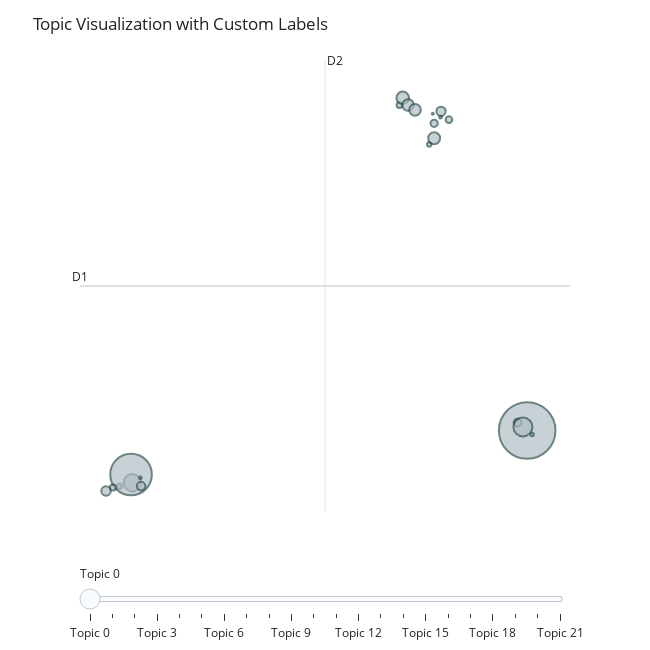

This figure's notebook cell:
### Code cell
topic_vis = topic_model.visualize_topics(
    topics=zeroshot_topic_ids,  # Replace with your topic IDs of interest
    custom_labels=True
)

# Show the visualization
topic_vis.update_layout(
    title="Topic Visualization with Custom Labels",
    title_x=0.5,  # Center the title
    showlegend=True
)

topic_vis.show()

### Figure 1 — Plotly figure (JSON) as saved in the notebook; plotly's stock layout.template omitted (floating-point values rounded to 4 significant figures)
{"data": [{"customdata": [[0, "Nuclear Weapons", 4270], [1, "Biological Weapons", 80], [2, "Chemical Weapons", 480], [3, "Artificial Intelligence", 25], [4, "Quantum Technology", 10], [5, "Supply Chains", 41], [6, "Data Security", 34], [7, "Biological Engineering", 5], [8, "General Emerging Technologies", 115], [9, "Atomic Energy", 15], [10, "Energy Security", 402], [11, "Climate Change and Renewable Energy", 2308], [12, "Electric Cars", 10], [13, "Financial Technology", 210], [14, "Health Technology", 70], [15, "Technology in Education", 190], [16, "Digital Divide", 58], [17, "Technology Capacity Building", 179], [18, "Technology Transfer", 181], [19, "Cyberattacks and Offensive Cyber", 119], [20, "Election Interference", 97], [21, "Cyber Espionage", 48]], "hovertemplate": "<b>Topic %{customdata[0]}</b><br>%{customdata[1]}<br>Size: %{customdata[2]}", "legendgroup": "", "marker": {"color": "#B0BEC5", "line": {"color": "DarkSlateGrey", "width": 2}, "size": [4270, 80, 480, 25, 10, 41, 34, 5, 115, 15, 402, 2308, 10, 210, 70, 190, 58, 179, 181, 119, 97, 48], "sizemode": "area", "sizeref": 2.669, "symbol": "circle"}, "mode": "markers", "name": "", "orientation": "v", "showlegend": false, "type": "scatter", "x": [12.14, 11.67, 11.93, 7.337, 7.895, 5.876, -7.862, 7.513, 7.917, 12.39, -7.227, -7.291, -6.836, 6.038, 7.58, 7.579, 8.304, 6.302, 6.64, -8.518, -6.801, -8.18], "xaxis": "x", "y": [-4.812, -4.34, -4.601, 12.39, 14.03, 14.75, -8.173, 14.23, 14.38, -5.054, -7.957, -7.463, -7.661, 15.19, 13.66, 12.76, 13.88, 14.76, 14.47, -8.45, -8.161, -8.247], "yaxis": "y"}], "layout": {"annotations": [{"showarrow": false, "text": "D1", "x": -9.796, "y": 3.875, "yshift": 10}, {"showarrow": false, "text": "D2", "x": 2.224, "xshift": 10, "y": 17.47}], "height": 650, "hoverlabel": {"bgcolor": "white", "font": {"family": "Rockwell", "size": 16}}, "legend": {"itemsizing": "constant", "tracegroupgap": 0}, "margin": {"t": 60}, "shapes": [{"line": {"color": "#CFD8DC", "width": 2}, "type": "line", "x0": 2.224, "x1": 2.224, "y0": -9.717, "y1": 17.47}, {"line": {"color": "#9E9E9E", "width": 2}, "type": "line", "x0": -9.796, "x1": 14.24, "y0": 3.875, "y1": 3.875}], "showlegend": true, "sliders": [{"active": 0, "pad": {"t": 50}, "steps": [{"args": [{"marker.color": [["red", "#B0BEC5", "#B0BEC5", "#B0BEC5", "#B0BEC5", "#B0BEC5", "#B0BEC5", "#B0BEC5", "#B0BEC5", "#B0BEC5", "#B0BEC5", "#B0BEC5", "#B0BEC5", "#B0BEC5", "#B0BEC5", "#B0BEC5", "#B0BEC5", "#B0BEC5", "#B0BEC5", "#B0BEC5", "#B0BEC5", "#B0BEC5"]]}], "label": "Topic 0", "method": "update"}, {"args": [{"marker.color": [["#B0BEC5", "red", "#B0BEC5", "#B0BEC5", "#B0BEC5", "#B0BEC5", "#B0BEC5", "#B0BEC5", "#B0BEC5", "#B0BEC5", "#B0BEC5", "#B0BEC5", "#B0BEC5", "#B0BEC5", "#B0BEC5", "#B0BEC5", "#B0BEC5", "#B0BEC5", "#B0BEC5", "#B0BEC5", "#B0BEC5", "#B0BEC5"]]}], "label": "Topic 1", "method": "update"}, {"args": [{"marker.color": [["#B0BEC5", "#B0BEC5", "red", "#B0BEC5", "#B0BEC5", "#B0BEC5", "#B0BEC5", "#B0BEC5", "#B0BEC5", "#B0BEC5", "#B0BEC5", "#B0BEC5", "#B0BEC5", "#B0BEC5", "#B0BEC5", "#B0BEC5", "#B0BEC5", "#B0BEC5", "#B0BEC5", "#B0BEC5", "#B0BEC5", "#B0BEC5"]]}], "label": "Topic 2", "method": "update"}, {"args": [{"marker.color": [["#B0BEC5", "#B0BEC5", "#B0BEC5", "red", "#B0BEC5", "#B0BEC5", "#B0BEC5", "#B0BEC5", "#B0BEC5", "#B0BEC5", "#B0BEC5", "#B0BEC5", "#B0BEC5", "#B0BEC5", "#B0BEC5", "#B0BEC5", "#B0BEC5", "#B0BEC5", "#B0BEC5", "#B0BEC5", "#B0BEC5", "#B0BEC5"]]}], "label": "Topic 3", "method": "update"}, {"args": [{"marker.color": [["#B0BEC5", "#B0BEC5", "#B0BEC5", "#B0BEC5", "red", "#B0BEC5", "#B0BEC5", "#B0BEC5", "#B0BEC5", "#B0BEC5", "#B0BEC5", "#B0BEC5", "#B0BEC5", "#B0BEC5", "#B0BEC5", "#B0BEC5", "#B0BEC5", "#B0BEC5", "#B0BEC5", "#B0BEC5", "#B0BEC5", "#B0BEC5"]]}], "label": "Topic 4", "method": "update"}, {"args": [{"marker.color": [["#B0BEC5", "#B0BEC5", "#B0BEC5", "#B0BEC5", "#B0BEC5", "red", "#B0BEC5", "#B0BEC5", "#B0BEC5", "#B0BEC5", "#B0BEC5", "#B0BEC5", "#B0BEC5", "#B0BEC5", "#B0BEC5", "#B0BEC5", "#B0BEC5", "#B0BEC5", "#B0BEC5", "#B0BEC5", "#B0BEC5", "#B0BEC5"]]}], "label": "Topic 5", "method": "update"}, {"args": [{"marker.color": [["#B0BEC5", "#B0BEC5", "#B0BEC5", "#B0BEC5", "#B0BEC5", "#B0BEC5", "red", "#B0BEC5", "#B0BEC5", "#B0BEC5", "#B0BEC5", "#B0BEC5", "#B0BEC5", "#B0BEC5", "#B0BEC5", "#B0BEC5", "#B0BEC5", "#B0BEC5", "#B0BEC5", "#B0BEC5", "#B0BEC5", "#B0BEC5"]]}], "label": "Topic 6", "method": "update"}, {"args": [{"marker.color": [["#B0BEC5", "#B0BEC5", "#B0BEC5", "#B0BEC5", "#B0BEC5", "#B0BEC5", "#B0BEC5", "red", "#B0BEC5", "#B0BEC5", "#B0BEC5", "#B0BEC5", "#B0BEC5", "#B0BEC5", "#B0BEC5", "#B0BEC5", "#B0BEC5", "#B0BEC5", "#B0BEC5", "#B0BEC5", "#B0BEC5", "#B0BEC5"]]}], "label": "Topic 7", "method": "update"}, {"args": [{"marker.color": [["#B0BEC5", "#B0BEC5", "#B0BEC5", "#B0BEC5", "#B0BEC5", "#B0BEC5", "#B0BEC5", "#B0BEC5", "red", "#B0BEC5", "#B0BEC5", "#B0BEC5", "#B0BEC5", "#B0BEC5", "#B0BEC5", "#B0BEC5", "#B0BEC5", "#B0BEC5", "#B0BEC5", "#B0BEC5", "#B0BEC5", "#B0BEC5"]]}], "label": "Topic 8", "method": "update"}, {"args": [{"marker.color": [["#B0BEC5", "#B0BEC5", "#B0BEC5", "#B0BEC5", "#B0BEC5", "#B0BEC5", "#B0BEC5", "#B0BEC5", "#B0BEC5", "red", "#B0BEC5", "#B0BEC5", "#B0BEC5", "#B0BEC5", "#B0BEC5", "#B0BEC5", "#B0BEC5", "#B0BEC5", "#B0BEC5", "#B0BEC5", "#B0BEC5", "#B0BEC5"]]}], "label": "Topic 9", "method": "update"}, {"args": [{"marker.color": [["#B0BEC5", "#B0BEC5", "#B0BEC5", "#B0BEC5", "#B0BEC5", "#B0BEC5", "#B0BEC5", "#B0BEC5", "#B0BEC5", "#B0BEC5", "red", "#B0BEC5", "#B0BEC5", "#B0BEC5", "#B0BEC5", "#B0BEC5", "#B0BEC5", "#B0BEC5", "#B0BEC5", "#B0BEC5", "#B0BEC5", "#B0BEC5"]]}], "label": "Topic 10", "method": "update"}, {"args": [{"marker.color": [["#B0BEC5", "#B0BEC5", "#B0BEC5", "#B0BEC5", "#B0BEC5", "#B0BEC5", "#B0BEC5", "#B0BEC5", "#B0BEC5", "#B0BEC5", "#B0BEC5", "red", "#B0BEC5", "#B0BEC5", "#B0BEC5", "#B0BEC5", "#B0BEC5", "#B0BEC5", "#B0BEC5", "#B0BEC5", "#B0BEC5", "#B0BEC5"]]}], "label": "Topic 11", "method": "update"}, {"args": [{"marker.color": [["#B0BEC5", "#B0BEC5", "#B0BEC5", "#B0BEC5", "#B0BEC5", "#B0BEC5", "#B0BEC5", "#B0BEC5", "#B0BEC5", "#B0BEC5", "#B0BEC5", "#B0BEC5", "red", "#B0BEC5", "#B0BEC5", "#B0BEC5", "#B0BEC5", "#B0BEC5", "#B0BEC5", "#B0BEC5", "#B0BEC5", "#B0BEC5"]]}], "label": "Topic 12", "method": "update"}, {"args": [{"marker.color": [["#B0BEC5", "#B0BEC5", "#B0BEC5", "#B0BEC5", "#B0BEC5", "#B0BEC5", "#B0BEC5", "#B0BEC5", "#B0BEC5", "#B0BEC5", "#B0BEC5", "#B0BEC5", "#B0BEC5", "red", "#B0BEC5", "#B0BEC5", "#B0BEC5", "#B0BEC5", "#B0BEC5", "#B0BEC5", "#B0BEC5", "#B0BEC5"]]}], "label": "Topic 13", "method": "update"}, {"args": [{"marker.color": [["#B0BEC5", "#B0BEC5", "#B0BEC5", "#B0BEC5", "#B0BEC5", "#B0BEC5", "#B0BEC5", "#B0BEC5", "#B0BEC5", "#B0BEC5", "#B0BEC5", "#B0BEC5", "#B0BEC5", "#B0BEC5", "red", "#B0BEC5", "#B0BEC5", "#B0BEC5", "#B0BEC5", "#B0BEC5", "#B0BEC5", "#B0BEC5"]]}], "label": "Topic 14", "method": "update"}, {"args": [{"marker.color": [["#B0BEC5", "#B0BEC5", "#B0BEC5", "#B0BEC5", "#B0BEC5", "#B0BEC5", "#B0BEC5", "#B0BEC5", "#B0BEC5", "#B0BEC5", "#B0BEC5", "#B0BEC5", "#B0BEC5", "#B0BEC5", "#B0BEC5", "red", "#B0BEC5", "#B0BEC5", "#B0BEC5", "#B0BEC5", "#B0BEC5", "#B0BEC5"]]}], "label": "Topic 15", "method": "update"}, {"args": [{"marker.color": [["#B0BEC5", "#B0BEC5", "#B0BEC5", "#B0BEC5", "#B0BEC5", "#B0BEC5", "#B0BEC5", "#B0BEC5", "#B0BEC5", "#B0BEC5", "#B0BEC5", "#B0BEC5", "#B0BEC5", "#B0BEC5", "#B0BEC5", "#B0BEC5", "red", "#B0BEC5", "#B0BEC5", "#B0BEC5", "#B0BEC5", "#B0BEC5"]]}], "label": "Topic 16", "method": "update"}, {"args": [{"marker.color": [["#B0BEC5", "#B0BEC5", "#B0BEC5", "#B0BEC5", "#B0BEC5", "#B0BEC5", "#B0BEC5", "#B0BEC5", "#B0BEC5", "#B0BEC5", "#B0BEC5", "#B0BEC5", "#B0BEC5", "#B0BEC5", "#B0BEC5", "#B0BEC5", "#B0BEC5", "red", "#B0BEC5", "#B0BEC5", "#B0BEC5", "#B0BEC5"]]}], "label": "Topic 17", "method": "update"}, {"args": [{"marker.color": [["#B0BEC5", "#B0BEC5", "#B0BEC5", "#B0BEC5", "#B0BEC5", "#B0BEC5", "#B0BEC5", "#B0BEC5", "#B0BEC5", "#B0BEC5", "#B0BEC5", "#B0BEC5", "#B0BEC5", "#B0BEC5", "#B0BEC5", "#B0BEC5", "#B0BEC5", "#B0BEC5", "red", "#B0BEC5", "#B0BEC5", "#B0BEC5"]]}], "label": "Topic 18", "method": "update"}, {"args": [{"marker.color": [["#B0BEC5", "#B0BEC5", "#B0BEC5", "#B0BEC5", "#B0BEC5", "#B0BEC5", "#B0BEC5", "#B0BEC5", "#B0BEC5", "#B0BEC5", "#B0BEC5", "#B0BEC5", "#B0BEC5", "#B0BEC5", "#B0BEC5", "#B0BEC5", "#B0BEC5", "#B0BEC5", "#B0BEC5", "red", "#B0BEC5", "#B0BEC5"]]}], "label": "Topic 19", "method": "update"}, {"args": [{"marker.color": [["#B0BEC5", "#B0BEC5", "#B0BEC5", "#B0BEC5", "#B0BEC5", "#B0BEC5", "#B0BEC5", "#B0BEC5", "#B0BEC5", "#B0BEC5", "#B0BEC5", "#B0BEC5", "#B0BEC5", "#B0BEC5", "#B0BEC5", "#B0BEC5", "#B0BEC5", "#B0BEC5", "#B0BEC5", "#B0BEC5", "red", "#B0BEC5"]]}], "label": "Topic 20", "method": "update"}, {"args": [{"marker.color": [["#B0BEC5", "#B0BEC5", "#B0BEC5", "#B0BEC5", "#B0BEC5", "#B0BEC5", "#B0BEC5", "#B0BEC5", "#B0BEC5", "#B0BEC5", "#B0BEC5", "#B0BEC5", "#B0BEC5", "#B0BEC5", "#B0BEC5", "#B0BEC5", "#B0BEC5", "#B0BEC5", "#B0BEC5", "#B0BEC5", "#B0BEC5", "red"]]}], "label": "Topic 21", "method": "update"}]}], "title": {"text": "Topic Visualization with Custom Labels"}, "width": 650, "xaxis": {"anchor": "y", "domain": [0, 1], "range": [-9.796, 14.24], "title": {"text": ""}, "visible": false}, "yaxis": {"anchor": "x", "domain": [0, 1], "range": [-9.717, 17.47], "title": {"text": ""}, "visible": false}}}
